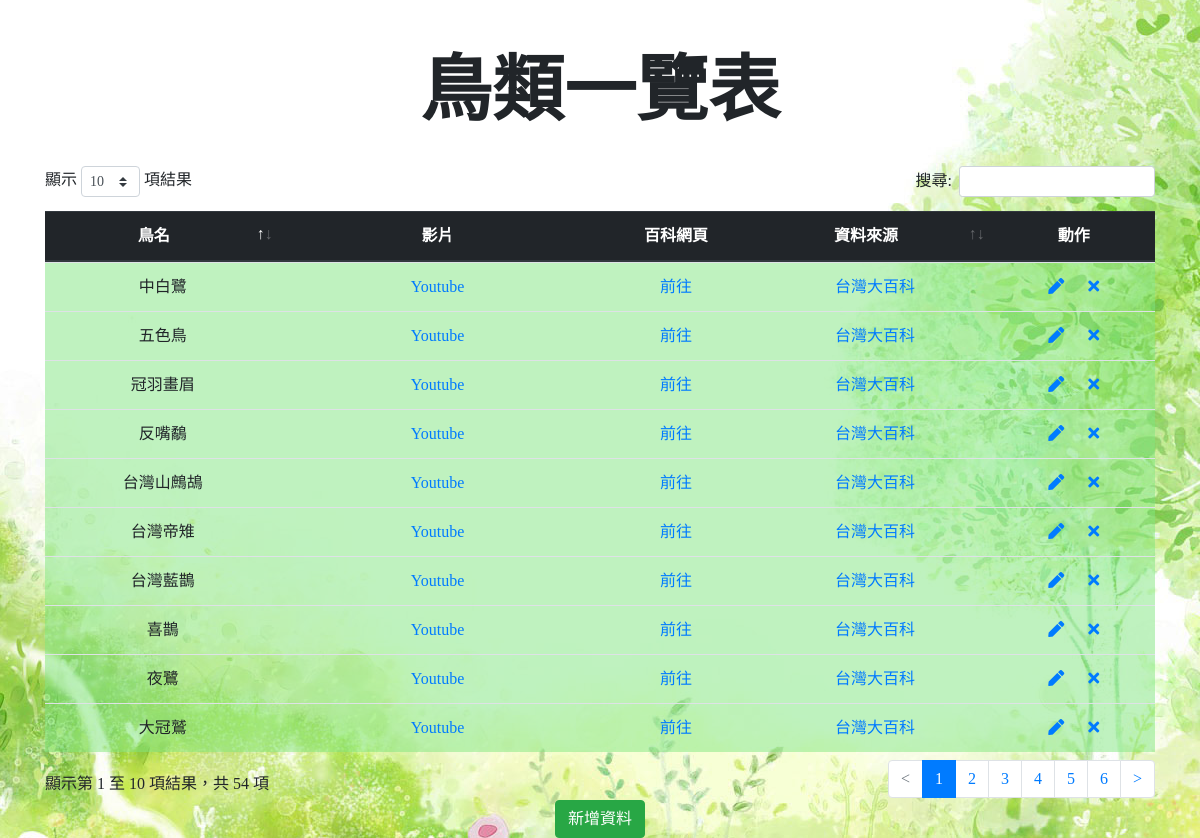
The page / on the database its author committed.
### tables this page shows
CREATE TABLE `bird` (
  `id` int(11) UNSIGNED NOT NULL,
  `name` varchar(255) NOT NULL,
  `youtube` varchar(255) NOT NULL,
  `description` longtext NOT NULL,
  `source` varchar(255) NOT NULL,
  `srcname` varchar(64) NOT NULL
);

### config.php (called while the page is built, shortened)
<?php
	$mysql_table = "bird";
?>

### index.php (the view, shortened to what this page needs)
<!DOCTYPE HTML>
<?php
	require_once("config.php");
?>
<html lang="zh-tw">
	<head>
		<link rel="stylesheet" href="css/bootstrap.min.css">
		<link rel="stylesheet" href="css/fontawesome-all.min.css">
		<link rel="stylesheet" href="css/datatables.min.css">
		<link rel="stylesheet" href="css/custom.css">
	</head>
	<body>
		<div class="container" id="content">
			<h1 class='display-3 text-center font-weight-bold mt-5'>鳥類一覽表</h1>
			<br>
			<table class='table table-hover table-rwd table-bird text-center' id="tablebird">
				<thead class='thead-dark'>
					<tr class="tr-only-hide">
						<th>鳥名</th>
						<th>影片</th>
						<th>百科網頁</th>
						<th>資料來源</th>
						<th>動作</th>
					</tr>
				</thead>
				<tbody>
					<?php
					$result = mysqli_query($link, "select * from `".$mysql_table."`");
					$num = mysqli_num_rows($result);
					if(!empty($num))
					{
						while ($row = mysqli_fetch_array($result))
						{
							?>
								<tr>
									<td data-th="鳥名" class="text-center"><?=$row['name']?></td>
									<td data-th="影片" class="text-center"><a href='https://www.youtube.com/watch?v=<?=$row['youtube']?>'>Youtube</a></td>
									<td data-th="百科網頁" class="text-center"><a href='./bird.php?id=<?=$row['id']?>'>前往</a></td>
									<td data-th="資料來源" class="text-center"><a href='<?=$row['source']?>'><?=$row['srcname']?></a></td>
									<td data-th="動作" class="text-center">
										<a href='./edit.php?id=<?=$row["id"]?>'><i class="fas fa-pen"></i></a>
										<a href='' class="del" data-id="<?=$row["id"]?>"><i class="fas fa-times"></i></a>
									</td>
								</tr>
							<?php
						}
					}
					?>
				</tbody>
			</table>
			<div class="col-12 text-center">
				<a class="btn btn-success" href="./edit.php">新增資料</a>
			</div>
		</div>
	</body>
</html>

### css/custom.css (style rules this page uses)
body { background: url('../img/bg.jpg') center center no-repeat fixed; font-family: 'Microsoft JhengHei'; }
tr.tr-only-hide { color: #D20B2A; }
.table-bird tr td { background:rgba(50%,90%,50%,0.5); }

### rows shown on the page
bird: name "五色鳥", srcname "台灣大百科"
bird: name "台灣藍鵲", srcname "台灣大百科"
bird: name "喜鵲", srcname "台灣大百科"
bird: name "冠羽畫眉", srcname "台灣大百科"
bird: name "台灣山鷓鴣", srcname "台灣大百科"
bird: name "台灣帝雉", srcname "台灣大百科"
bird: name "中白鷺", srcname "台灣大百科"
bird: name "夜鷺", srcname "台灣大百科"
bird: name "反嘴鷸", srcname "台灣大百科"
bird: name "大冠鷲", srcname "台灣大百科"
